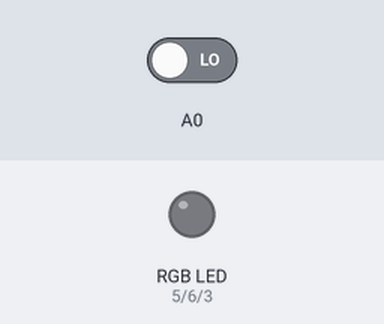
The sketch below on a simulated Arduino Uno, built for the host (arithmetic inside an expression is 32-bit, double 64-bit). On the bench: an RGB LED mixed from three pins (HIGH = lit). The inputs (shaded band) are chosen by the test bench; at power-on: A0 LOW. Dim RGB values are drawn brighter than linear; the local clock reads 2024-03-15 10:24:30 at power-on unless the sketch sets it; storage starts empty; what the sketch prints to the serial monitor is not drawn.

Above: at 1.2 s.
1.3 s: A0 driven HIGH
At 1.75 s:
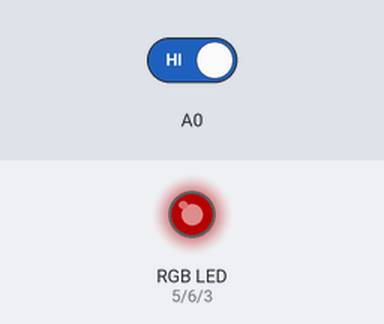
At 6.4 s:
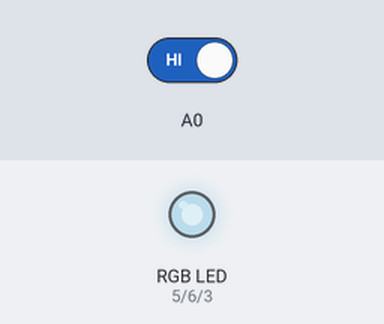
Timing chart, 0 to 7.9 s (numbered marks = the images above; inputs shaded):
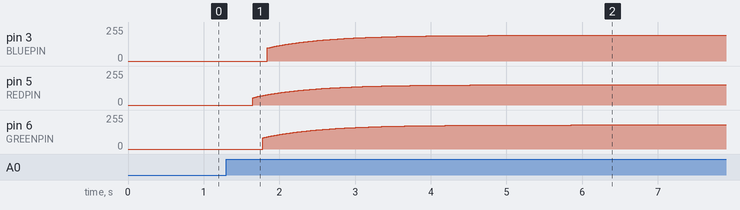

The sketch:

audioReactive_Bienal_02.ino
```cpp
#include <limits.h>
#include "RTClib.h"
#include <SPI.h>
#include <SD.h>
#include "colors.h"

const int chipSelect = 10;
RTC_DS1307 rtc;
char daysOfTheWeek[7][12] = {"Sunday", "Monday", "Tuesday", "Wednesday", "Thursday", "Friday", "Saturday"};

// open the file. note that only one file can be open at a time,
// so you have to close this one before opening another.
File dataFile;
char filename[12];


#define GREENPIN 6
#define REDPIN  5
#define BLUEPIN 3


void setup() {

  Serial.begin(115200);

  pinMode(A0, INPUT);
  setupRTC();
  Serial.print("Initializing SD card...");

  // see if the card is present and can be initialized:
  if (!SD.begin(chipSelect)) {
    Serial.println("Card failed, or not present");
    // don't do anything more:
    return;
  }
  Serial.println("card initialized.");
  DateTime now = rtc.now();

  char val[6];

  strcat(filename, itoa(now.year(), val, 10));
  strcat(filename, "-");
  strcat(filename, itoa(now.month(), val, 10));
  strcat(filename, "-");
  strcat(filename, itoa(now.day(), val, 10));
  strcat(filename, ".txt");
  Serial.println(filename);
  dataFile = SD.open(filename, FILE_WRITE);


}

float beat = 0;

float ease(float cur, float prev, float f) {
  return (cur * f) + (prev * (1.0f - f));
}

int  saveRate = 1E3;  // 10 samples por segundo
unsigned long lastSave = 0;

float r = 0;
float g = 0;
float b = 0;

int currentTime = 0;

int firstHour = 11 * 60; // 8AM * 60 min
int lastHour = 21 * 60; // 22
int extra = 0;

void loop() {
  beat = ease(digitalRead(A0) * 1.0, beat, .001);

  if (millis() > lastSave + saveRate) {
    log();
  }

  int currentColorId = 25; // constrain(map(currentTime, firstHour, lastHour, 0, 60), 0, 60);
  float timestep = millis() * .0005;

//  g = constrain(colors[currentColorId][0] * ( (sin(timestep ) + 1) / 2.0 * beat ),0,255);
//  r = constrain(colors[currentColorId][1] * ( (sin(timestep ) + 1) / 2.0 * beat ),0,255);
//  b = constrain(colors[currentColorId][2] * ( (sin(timestep ) + 1) / 2.0 * beat ),0, 255);

  g = constrain(colors[currentColorId][0] * 1.0 * beat ,0,255);
  r = constrain(colors[currentColorId][1] * 1.0 * beat ,0,255);
  b = constrain(colors[currentColorId][2] * 1.0 * beat ,0, 255);

  analogWrite(REDPIN, r);
  analogWrite(GREENPIN, g);
  analogWrite(BLUEPIN, b);
//  plot();

  Serial.println(currentTime);
  Serial.println(currentColorId);

}

void log() {
  if (dataFile) {
    DateTime now = rtc.now();
    currentTime = now.hour() * 60 + now.minute();
    long utc = now.unixtime();

    lastSave = millis();
    dataFile.print(utc);
    dataFile.print(',');
    dataFile.println(beat);
    dataFile.flush();
  } else {
    Serial.println("error opening file.txt");
  }
}


void plot() {
  Serial.print(0.0);
  Serial.print(" ");
  Serial.print(analogRead(A3) * 1.0 / 1024.0);
  Serial.print(" ");
  Serial.print(beat);
  Serial.print(" ");
  Serial.print(1.0);
  Serial.println(" ");
}

void setupRTC() {
  if (! rtc.begin()) {
    Serial.println("Couldn't find RTC");
    while (1);
  }

  if (! rtc.isrunning()) {
    Serial.println("RTC is NOT running!");
    // following line sets the RTC to the date & time this sketch was compiled
    // rtc.adjust(DateTime(F(__DATE__), F(__TIME__)));
    // This line sets the RTC with an explicit date & time, for example to set
    // January 21, 2014 at 3am you would call:
    //     rtc.adjust(DateTime(2019, 8, 3, 13, 40, 0));
  }
}
```

Source omitted: colors.h (data table, 937 bytes)

Measured:
- after the input at 1.3 s, pin 3 (BLUEPIN): moves from 0/255 to 194/255 over 4.1 s, starting after 0.54 s; pin 5 (REDPIN): moves from 0/255 to 153/255 over 4.0 s, starting after 0.35 s; pin 6 (GREENPIN): moves from 0/255 to 181/255 over 4.1 s, starting after 0.48 s
